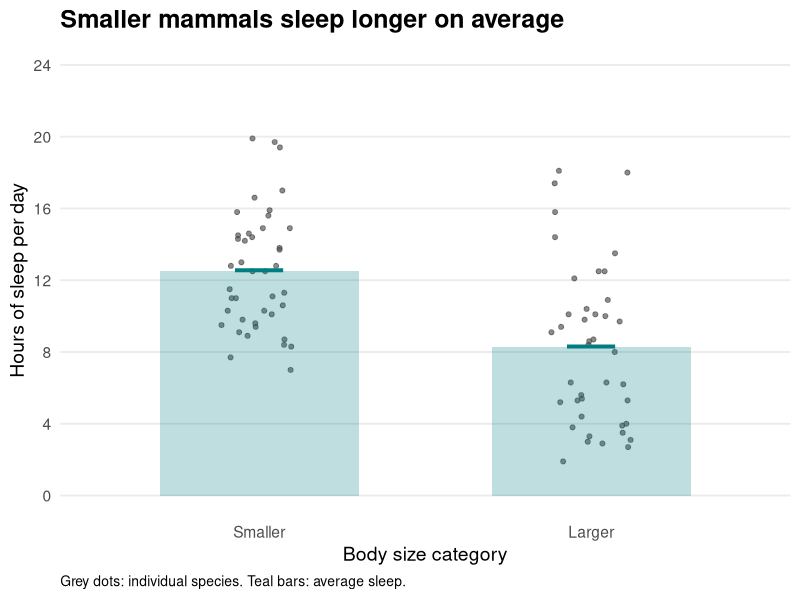
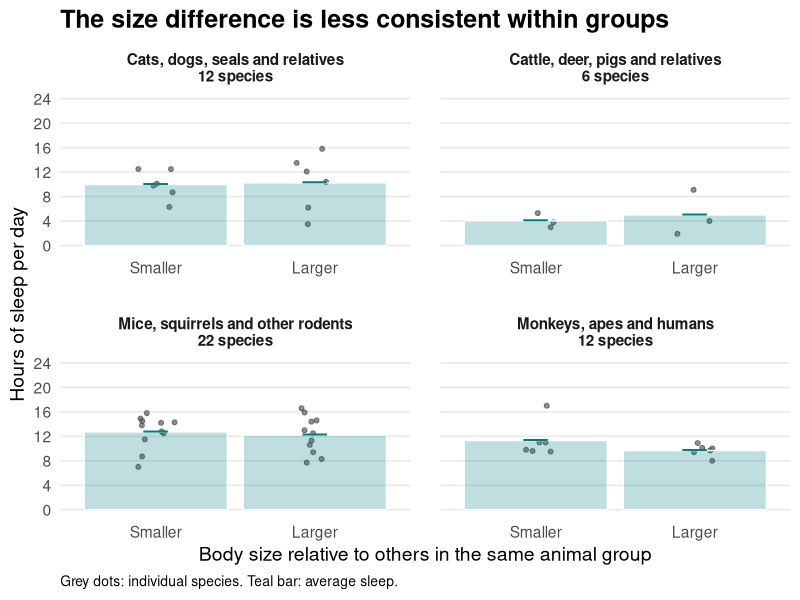
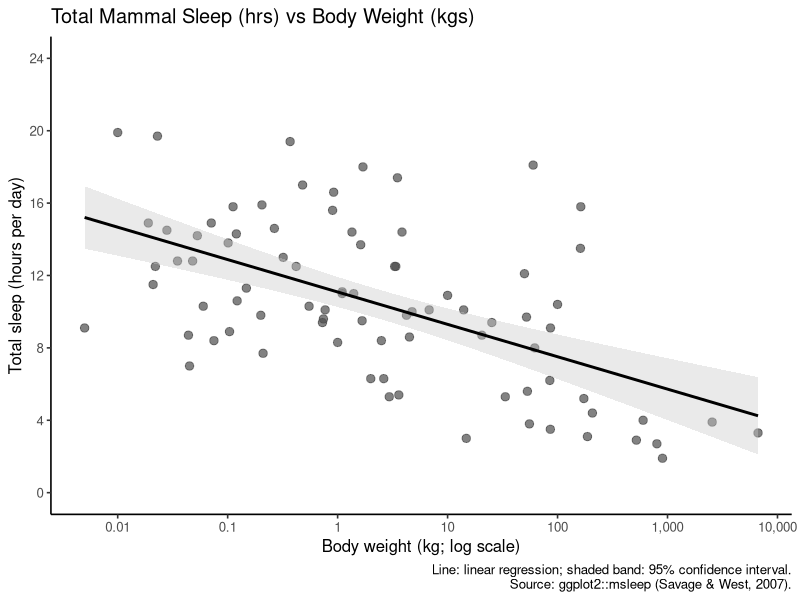
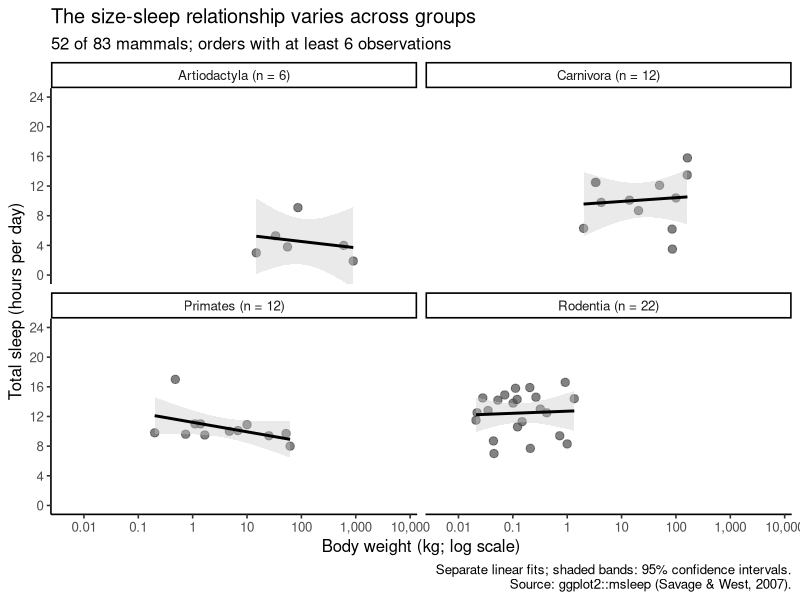

Source code (R) for these figures, in order:
## ---- chunk 1
#| message: false
# Visualization 1: body size and daily sleep in mammals
# Data: ggplot2::msleep
# Source: https://ggplot2.tidyverse.org/reference/msleep.html
# Sleep and weight data: Savage & West (2007), doi:10.1073/pnas.0610080104


#calling msleep function from package
library(ggplot2)
library(dplyr)

sleep_data <- ggplot2::msleep

# Divide species at the median (middle) body weight.
# factor() keeps "Smaller" before "Larger" on the x-axis.
lay_all <- sleep_data |>
  mutate(
    size_group = if_else(bodywt <= median(bodywt), "Smaller", "Larger"),
    size_group = factor(size_group, levels = c("Smaller", "Larger"))
  )


sleep_plot_1_public <- ggplot(
  lay_all, aes(x = size_group, y = sleep_total)
) +
  # Spread dots sideways only: sleep values stay unchanged.
  # seed makes the sideways positions repeatable when rendering.
  geom_point(
    position = position_jitter(width = 0.12, height = 0, seed = 123),
    size = 1.4, alpha = 0.65, colour = "grey30"
  ) +
  # Calculate the mean sleep for each category and draw a mean bar.
   stat_summary(
    fun = mean,
    geom = "bar",
    width = 0.6,
    fill = "#007C83",
    alpha = 0.25
  ) +
    # Mark the mean with a horizontal teal line.
  stat_summary(
    fun = mean,
    geom = "point",
    shape = 95,
    size = 20,
    colour = "#007C83"
  ) +
  scale_y_continuous(breaks = seq(0, 24, 4)) +
  coord_cartesian(ylim = c(0, 24)) +
  labs(
    title = "Smaller mammals sleep longer on average",
    x = "Body size category",
    y = "Hours of sleep per day",
    caption = "Grey dots: individual species. Teal bars: average sleep."
  ) +
  theme_minimal(base_size = 14) +
  theme(
    panel.grid.minor = element_blank(),
    panel.grid.major.x = element_blank(),
    plot.title = element_text(face = "bold", size = 18),
    plot.caption = element_text(hjust = 0, size = 10)
  )

print(sleep_plot_1_public)
## ---- chunk 2
#| message: false


library(ggplot2)
library(dplyr)

# Keep orders with at least six species.
# Calculate a separate median body weight WITHIN each order.
lay_by_order <- sleep_data |>
  add_count(order, name = "n") |>
  filter(n >= 6) |>
  group_by(order) |>
  mutate(
    size_group = if_else(bodywt <= median(bodywt), "Smaller", "Larger")
  ) |>
  ungroup() |>
  mutate(
    size_group = factor(size_group, levels = c("Smaller", "Larger")),
    group_name = case_when(
      order == "Artiodactyla" ~ "Cattle, deer, pigs and relatives",
      order == "Carnivora" ~ "Cats, dogs, seals and relatives",
      order == "Primates" ~ "Monkeys, apes and humans",
      order == "Rodentia" ~ "Mice, squirrels and other rodents",
      TRUE ~ order
    ),
    order_label = paste0(group_name, "\n", n, " species")
  )

sleep_plot_2_public <- ggplot(
  lay_by_order, aes(x = size_group, y = sleep_total)
) +
  geom_point(
    position = position_jitter(width = 0.12, height = 0, seed = 123),
    size = 1.4, alpha = 0.65, colour = "grey30"
  ) +
  # Compute a separate category average within each panel.
  stat_summary(
    fun = mean, geom = "bar",
    fill = "#007C83", alpha = 0.25, colour = "white"
  ) +
    # Mark the mean with a horizontal teal line.
  stat_summary(
    fun = mean,
    geom = "point",
    shape = 95,
    size = 10,
    colour = "#007C83"
  ) +
  facet_wrap(~ order_label, ncol = 2, scales = "fixed", axes = "all_x", axis.labels = "all_x") +
  scale_y_continuous(breaks = seq(0, 24, 4)) +
  coord_cartesian(ylim = c(0, 24)) +
  labs(
    title = "The size difference is less consistent within groups",
    x = "Body size relative to others in the same animal group",
    y = "Hours of sleep per day",
    caption = "Grey dots: individual species. Teal bar: average sleep."
  ) +
  theme_minimal(base_size = 14) +
  theme(
    panel.grid.minor = element_blank(),
    panel.grid.major.x = element_blank(),
    strip.text = element_text(face = "bold", size = 11),
    plot.title = element_text(face = "bold", size = 18),
    plot.caption = element_text(hjust = 0, size = 10),
    panel.spacing = grid::unit(1.5, "lines")
  )

print(sleep_plot_2_public)
## ---- chunk 3
# Visualization 1: body size and daily sleep in mammals
# Data: ggplot2::msleep
# Source: https://ggplot2.tidyverse.org/reference/msleep.html
# Sleep and weight data: Savage & West (2007), doi:10.1073/pnas.0610080104

#install.packages(ggplot2)

library(ggplot2)

#calling msleep function from package
sleep_data <- ggplot2::msleep

# Create the scatterplot and add a fitted regression line.
sleep_plot_1 <- ggplot(sleep_data, aes(x = bodywt, y = sleep_total)) +
  #scatterplot for each row of data
  geom_point(size = 2.5, alpha = 0.7, colour = "grey30") +
  #linear regression line
  geom_smooth(
    method = "lm",
    formula = y ~ x,
    se = TRUE,
    colour = "black",
    fill = "grey80"
  ) +
  #body weight on a log scale as too much variance in weight normally
  #regression will still plot this even though it comes after
  scale_x_log10(
    breaks = c(0.01, 0.1, 1, 10, 100, 1000, 10000),
    labels = c("0.01", "0.1", "1", "10", "100", "1,000", "10,000")
  ) +
  #y scale
  #set continuous with break point 0-24, 4
  scale_y_continuous(breaks = c(0, 4, 8, 12, 16, 20, 24)) +
  #range
  coord_cartesian(ylim = c(0, 24)) +
  #add labels to full plot
  labs(
    title = "Total Mammal Sleep (hrs) vs Body Weight (kgs)",
        x = "Body weight (kg; log scale)",
    y = "Total sleep (hours per day)",
    caption = paste(
      "Line: linear regression; shaded band: 95% confidence interval.",
      "Source: ggplot2::msleep (Savage & West, 2007).",
      sep = "\n"
    )
  ) +
  
  theme_classic(base_size = 12)

print(sleep_plot_1)
## ---- chunk 4
#| message: false
#count the types of animal in the 'orders' (e.g. rodent, primate)
#then only take ones with greater than 6 animals
#then make new column with the n of the animal beside the order
library("dplyr")

sleep_by_order <- sleep_data |> 
  add_count(order, name = "n") |>
  filter(n >= 6) |>
  mutate(order_label = paste0(order, " (n = ", n, ")"))

#then repeat plotting process from step 1 but now broken down by the types of mammal
#using 

sleep_plot_2 <- ggplot(
  sleep_by_order,
  aes(x = bodywt, y = sleep_total)
) +
  geom_point(size = 2.5, alpha = 0.7, colour = "grey30") +
  geom_smooth(
    method = "lm",
    formula = y ~ x,
    se = TRUE,
    level = 0.95,
    colour = "black",
    fill = "grey80"
  ) +
  #making a unique panel for each order
  #scales 'fixed' to compare across panels
  facet_wrap(~ order_label, ncol = 2, scales = "fixed") +
  scale_x_log10(
    breaks = c(0.01, 0.1, 1, 10, 100, 1000, 10000),
    labels = c("0.01", "0.1", "1", "10", "100", "1,000", "10,000")
  ) +
  scale_y_continuous(breaks = seq(0, 24, 4)) +
  coord_cartesian(
    xlim = range(sleep_data$bodywt),
    ylim = c(0, 24)
  ) +
  labs(
    title = "The size-sleep relationship varies across groups",
    subtitle = paste(
      nrow(sleep_by_order), "of", nrow(sleep_data),
      "mammals; orders with at least 6 observations"
    ),
    x = "Body weight (kg; log scale)",
    y = "Total sleep (hours per day)",
    caption = paste(
      "Separate linear fits; shaded bands: 95% confidence intervals.",
      "Source: ggplot2::msleep (Savage & West, 2007).",
      sep = "\n"
    )
  ) +
  theme_classic(base_size = 12)

# Display the plot, including when this entire script is sourced.
print(sleep_plot_2)
